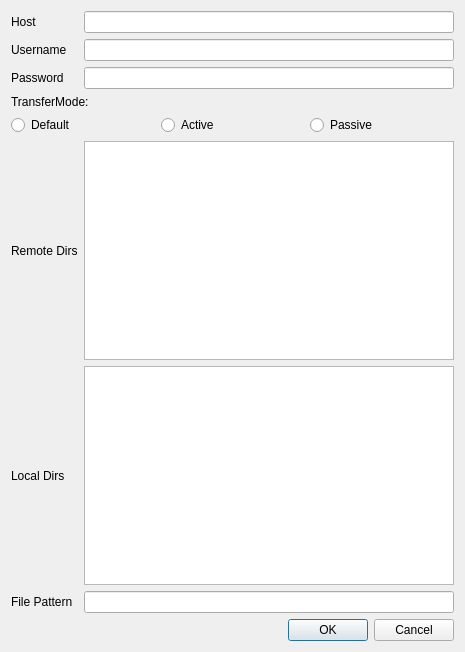
<?xml version="1.0" encoding="UTF-8"?>
<ui version="4.0">
 <class>Dialog</class>
 <widget class="QDialog" name="Dialog">
  <property name="geometry">
   <rect>
    <x>0</x>
    <y>0</y>
    <width>465</width>
    <height>652</height>
   </rect>
  </property>
  <property name="windowTitle">
   <string>Dialog</string>
  </property>
  <layout class="QVBoxLayout" name="verticalLayout_2">
   <item>
    <layout class="QGridLayout" name="gridLayout">
     <item row="0" column="0">
      <widget class="QLabel" name="labelHost">
       <property name="text">
        <string>Host</string>
       </property>
      </widget>
     </item>
     <item row="0" column="1">
      <widget class="QLineEdit" name="lineEditHost"/>
     </item>
     <item row="1" column="0">
      <widget class="QLabel" name="labelUsername">
       <property name="text">
        <string>Username</string>
       </property>
      </widget>
     </item>
     <item row="1" column="1">
      <widget class="QLineEdit" name="lineEditUsername"/>
     </item>
     <item row="2" column="0">
      <widget class="QLabel" name="labelPassword">
       <property name="text">
        <string>Password</string>
       </property>
      </widget>
     </item>
     <item row="2" column="1">
      <widget class="QLineEdit" name="lineEditPassword"/>
     </item>
     <item row="3" column="0" colspan="2">
      <layout class="QVBoxLayout" name="verticalLayout">
       <item>
        <widget class="QLabel" name="labelTransferMode">
         <property name="text">
          <string>TransferMode:</string>
         </property>
        </widget>
       </item>
       <item>
        <layout class="QHBoxLayout" name="horizontalLayout">
         <item>
          <widget class="QRadioButton" name="radioButtonDefault">
           <property name="text">
            <string>Default</string>
           </property>
          </widget>
         </item>
         <item>
          <widget class="QRadioButton" name="radioButtonActive">
           <property name="text">
            <string>Active</string>
           </property>
          </widget>
         </item>
         <item>
          <widget class="QRadioButton" name="radioButtonPassive">
           <property name="text">
            <string>Passive</string>
           </property>
          </widget>
         </item>
        </layout>
       </item>
      </layout>
     </item>
     <item row="4" column="0">
      <widget class="QLabel" name="labelRemoteDirs">
       <property name="text">
        <string>Remote Dirs</string>
       </property>
      </widget>
     </item>
     <item row="4" column="1">
      <widget class="QTextEdit" name="textEditRemoteDirs"/>
     </item>
     <item row="5" column="0">
      <widget class="QLabel" name="labelLocalDirs">
       <property name="text">
        <string>Local Dirs</string>
       </property>
      </widget>
     </item>
     <item row="5" column="1">
      <widget class="QTextEdit" name="textEditLocalDirs"/>
     </item>
     <item row="6" column="0">
      <widget class="QLabel" name="labelFilePattern">
       <property name="text">
        <string>File Pattern</string>
       </property>
      </widget>
     </item>
     <item row="6" column="1">
      <widget class="QLineEdit" name="lineEditFilePattern"/>
     </item>
    </layout>
   </item>
   <item>
    <widget class="QDialogButtonBox" name="buttonBox">
     <property name="orientation">
      <enum>Qt::Horizontal</enum>
     </property>
     <property name="standardButtons">
      <set>QDialogButtonBox::Cancel|QDialogButtonBox::Ok</set>
     </property>
    </widget>
   </item>
  </layout>
 </widget>
 <resources/>
 <connections>
  <connection>
   <sender>buttonBox</sender>
   <signal>accepted()</signal>
   <receiver>Dialog</receiver>
   <slot>accept()</slot>
   <hints>
    <hint type="sourcelabel">
     <x>248</x>
     <y>254</y>
    </hint>
    <hint type="destinationlabel">
     <x>157</x>
     <y>274</y>
    </hint>
   </hints>
  </connection>
  <connection>
   <sender>buttonBox</sender>
   <signal>rejected()</signal>
   <receiver>Dialog</receiver>
   <slot>reject()</slot>
   <hints>
    <hint type="sourcelabel">
     <x>316</x>
     <y>260</y>
    </hint>
    <hint type="destinationlabel">
     <x>286</x>
     <y>274</y>
    </hint>
   </hints>
  </connection>
 </connections>
</ui>
